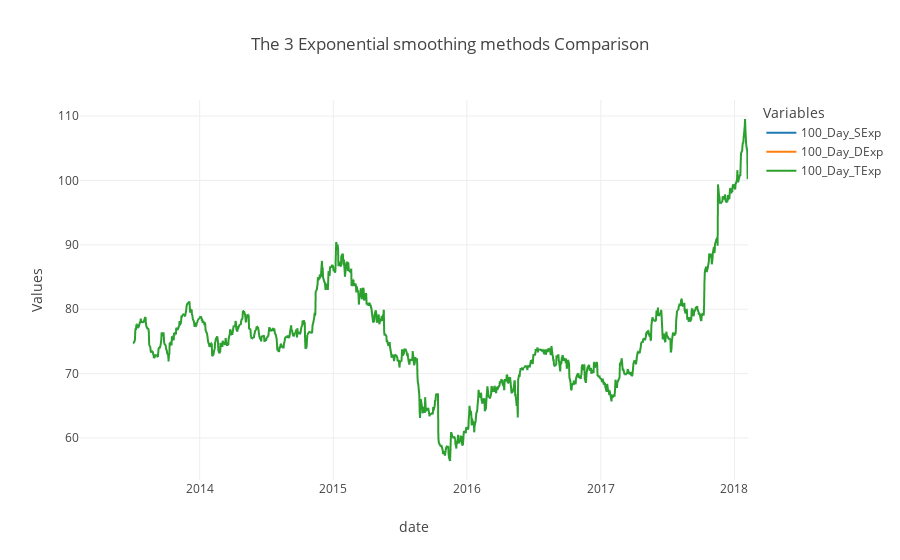

Notebook code cell kept with this figure:
### Markdown cell above
### Create a new multi-line plot showing the results of the three exponential smoothing methods.

### Code cell
#melt 3 exp smoothing
melted_exp = pd.melt(walmart,
                     id_vars='date',
                     value_vars=['100_Day_SExp', '100_Day_DExp', '100_Day_TExp'],
                     var_name='Variables',
                     value_name='Values')

#graph
ilinechart(melted_exp, 'date', 'Values', groups='Variables', 
           title='The 3 Exponential smoothing methods Comparison')

### Figure 1 — Plotly figure (JSON) as saved in the notebook; plotly's stock layout.template omitted (floating-point values rounded to 4 significant figures; data arrays with more than 128 entries replaced by an {"elided": "..."} marker saying what was removed)
{"data": [{"hovertemplate": "Variables=100_Day_SExp<br>date=%{x}<br>Values=%{y}<extra></extra>", "legendgroup": "100_Day_SExp", "line": {"color": "#1F77B4", "dash": "solid"}, "mode": "lines", "name": "100_Day_SExp", "showlegend": true, "type": "scattergl", "x": {"elided": "1259 str values"}, "xaxis": "x", "y": {"elided": "1259 float values"}, "yaxis": "y"}, {"hovertemplate": "Variables=100_Day_DExp<br>date=%{x}<br>Values=%{y}<extra></extra>", "legendgroup": "100_Day_DExp", "line": {"color": "#FF7F0E", "dash": "solid"}, "mode": "lines", "name": "100_Day_DExp", "showlegend": true, "type": "scattergl", "x": {"elided": "1259 str values"}, "xaxis": "x", "y": {"elided": "1259 float values"}, "yaxis": "y"}, {"hovertemplate": "Variables=100_Day_TExp<br>date=%{x}<br>Values=%{y}<extra></extra>", "legendgroup": "100_Day_TExp", "line": {"color": "#2CA02C", "dash": "solid"}, "mode": "lines", "name": "100_Day_TExp", "showlegend": true, "type": "scattergl", "x": {"elided": "1259 str values"}, "xaxis": "x", "y": {"elided": "1259 float values"}, "yaxis": "y"}], "layout": {"legend": {"title": {"text": "Variables"}, "tracegroupgap": 0}, "title": {"text": "The 3 Exponential smoothing methods Comparison"}, "xaxis": {"anchor": "y", "domain": [0, 1], "title": {"text": "date"}}, "yaxis": {"anchor": "x", "domain": [0, 1], "title": {"text": "Values"}}}}
